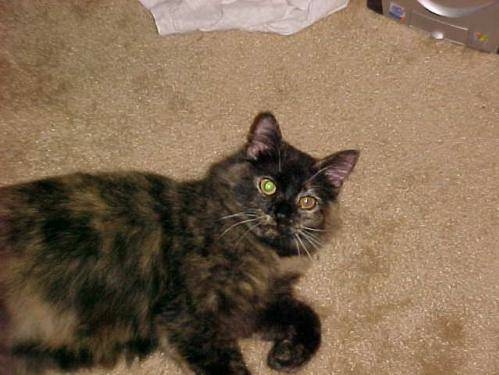
#> input picture Card 20/Seção 5 - aula/archive/test_set/test_set/cats/cat.4004.jpg, 499 x 375 px, given in place of the camera
$ python main_aula.py
#> lines starting #> are read from the running program, lines starting #| are printed output that depends on the picture; after the words box and inside, x2 and y2 are one past the last pixel; in counts of white or black regions, pixels touching at a corner belong together
#Importação das bibliotecas
import cv2
import numpy as np

#Instanciação da webcam
cap = cv2.VideoCapture(0)

#loop infinito para webcam ficar aberta
while True:
    _, frame = cap.read()
#> frame is the input picture: shape (375, 499, 3); mean B, G, R 80.8, 104.1, 126.2
    hsv_frame = cv2.cvtColor(frame,cv2.COLOR_BGR2HSV)
#> hsv_frame: shape (375, 499, 3); mean H, S, V 18.8, 99.6, 126.5

    #Cor vermelha
    low_red = np.array([161, 155, 84])
    high_red = np.array([179, 255, 255])
    red_mask = cv2.inRange(hsv_frame, low_red, high_red)
#> red_mask: shape (375, 499); every value is 0
    red = cv2.bitwise_and(frame, frame, mask = red_mask)
#> red: shape (375, 499, 3); every value is 0

    #Cor azul
    low_blue = np.array([95,80,2])
    high_blue = np.array([126,255,255])
    blue_mask = cv2.inRange(hsv_frame, low_blue, high_blue)
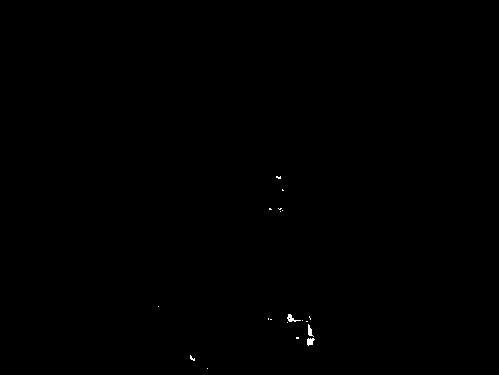
#> blue_mask: shape (375, 499); 0.1% white; 19 white regions (16 under 20 px), largest, box (x1, y1, x2, y2) and area: (287, 314, 301, 322) 46, (307, 338, 315, 346) 44, (308, 324, 314, 337) 39
    blue = cv2.bitwise_and(frame, frame, mask = blue_mask)

    #Cor verde
    low_green = np.array([25,52,72])
    high_green = np.array([102,255,255])
    gren_mask = cv2.inRange(hsv_frame, low_green, high_green)
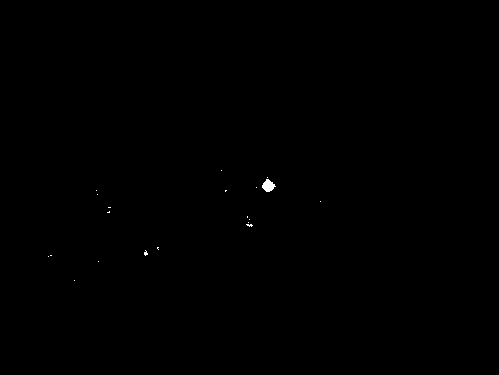
#> gren_mask: shape (375, 499); 0.09% white; 20 white regions (19 under 20 px), largest, box (x1, y1, x2, y2) and area: (262, 179, 276, 192) 114
    green = cv2.bitwise_and(frame, frame, mask = gren_mask)

    #Todas as cores exceto branco
    low = np.array([0,42,0])
    high = np.array([179,255,255])
    mask = cv2.inRange(hsv_frame, low, high)
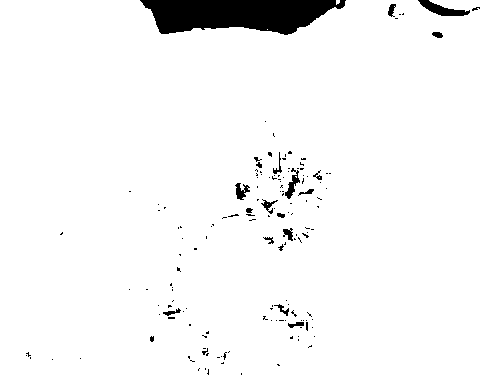
#> mask: shape (375, 499); 96.2% white; 154 black regions (135 under 20 px), largest, box (x1, y1, x2, y2) and area: (140, 0, 346, 35) 5201, (418, 0, 470, 16) 366, (285, 168, 300, 199) 174
    result = cv2.bitwise_and(frame, frame, mask = mask)
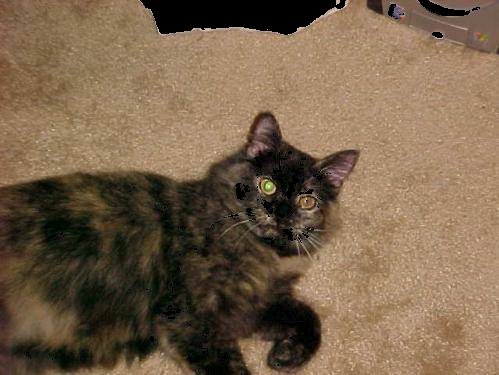
#> result: shape (375, 499, 3); mean B, G, R 75, 98.2, 119.8

    cv2.imshow("Frame", frame)
    cv2.imshow("Resultado sem branco", result)

    key = cv2.waitKey(1)
#> (key Esc is pressed here)
    if key == 27:
         break

$ run again, on Card 20/Seção 5 - aula/archive/test_set/test_set/cats/cat.4005.jpg
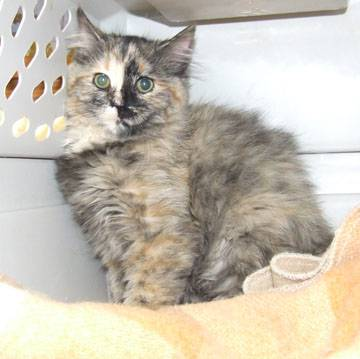
#> input picture Card 20/Seção 5 - aula/archive/test_set/test_set/cats/cat.4005.jpg, 360 x 359 px, given in place of the camera
#> frame is the input picture: shape (359, 360, 3); mean B, G, R 178.4, 191.8, 198.8
#> hsv_frame: shape (359, 360, 3); mean H, S, V 39, 29.9, 200.1
#> red_mask: shape (359, 360); every value is 0
#> red: shape (359, 360, 3); every value is 0
#> blue_mask: shape (359, 360); 0% white in thin lines or dots, all inside (x1, y1, x2, y2) = (146, 81, 147, 82)
#> `gren_mask = cv2.inRange(hsv_frame, low_green, high_green)`:
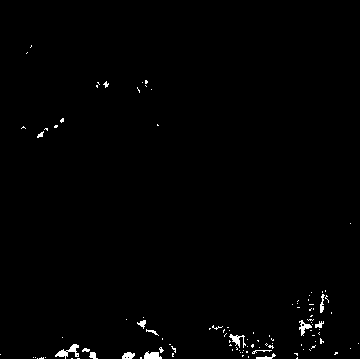
#> gren_mask: shape (359, 360); 0.92% white; 108 white regions (93 under 20 px), largest, box (x1, y1, x2, y2) and area: (55, 344, 79, 359) 144, (144, 351, 162, 359) 105, (229, 334, 246, 348) 95
#> mask: shape (359, 360); 29.5% white; 195 white regions (150 under 20 px), largest, box (x1, y1, x2, y2) and area: (32, 106, 360, 359) 29387, (145, 109, 226, 236) 3166, (67, 73, 92, 125) 519
#> `result = cv2.bitwise_and(frame, frame, mask = mask)`:
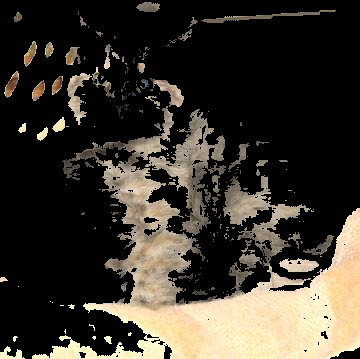
#> result: shape (359, 360, 3); mean B, G, R 45.3, 54.5, 59.7

$ run again, on Card 20/Seção 5 - aula/archive/test_set/test_set/cats/cat.4006.jpg
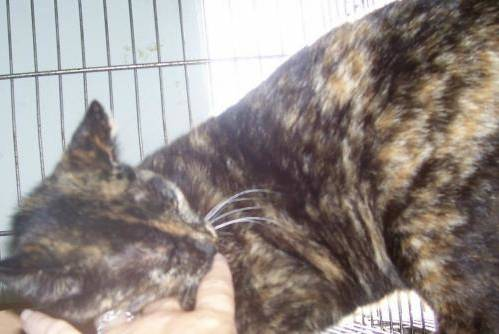
#> input picture Card 20/Seção 5 - aula/archive/test_set/test_set/cats/cat.4006.jpg, 499 x 334 px, given in place of the camera
#> frame is the input picture: shape (334, 499, 3); mean B, G, R 136.3, 140.4, 149
#> hsv_frame: shape (334, 499, 3); mean H, S, V 57.6, 40.4, 152.3
#> red_mask: shape (334, 499); every value is 0
#> red: shape (334, 499, 3); every value is 0
#> gren_mask: shape (334, 499); 0.02% white in thin lines or dots, all inside (x1, y1, x2, y2) = (375, 14, 495, 254)
#> `mask = cv2.inRange(hsv_frame, low, high)`:
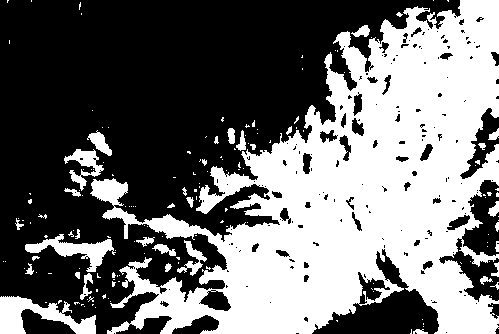
#> mask: shape (334, 499); 43.2% white; 167 white regions (130 under 20 px), largest, box (x1, y1, x2, y2) and area: (90, 0, 499, 334) 65580, (0, 296, 96, 334) 1795, (25, 234, 116, 272) 1176
#> `result = cv2.bitwise_and(frame, frame, mask = mask)`:
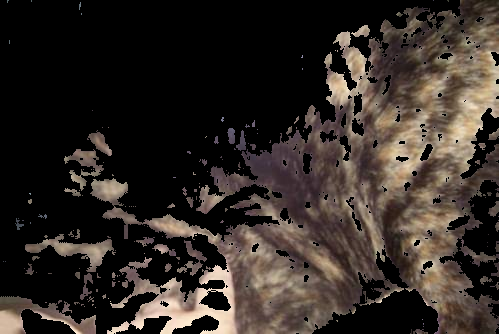
#> result: shape (334, 499, 3); mean B, G, R 38.2, 43.1, 50.7

$ run again, on Card 20/Seção 5 - aula/archive/test_set/test_set/cats/cat.4010.jpg
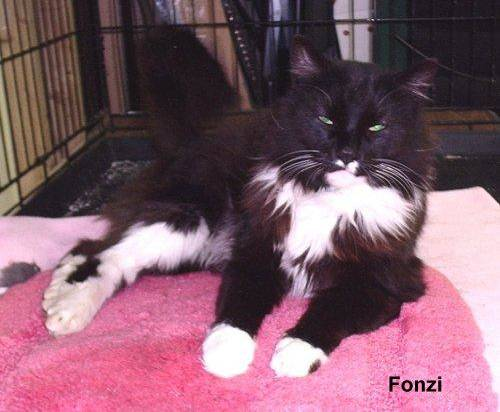
#> input picture Card 20/Seção 5 - aula/archive/test_set/test_set/cats/cat.4010.jpg, 500 x 412 px, given in place of the camera
#> frame is the input picture: shape (412, 500, 3); mean B, G, R 106.6, 91.9, 129.4
#> hsv_frame: shape (412, 500, 3); mean H, S, V 138.7, 75.7, 130.1
#> `red_mask = cv2.inRange(hsv_frame, low_red, high_red)`:
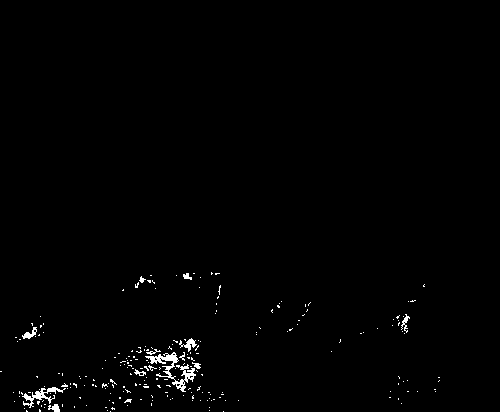
#> red_mask: shape (412, 500); 0.94% white in thin lines or dots, all inside (x1, y1, x2, y2) = (0, 272, 440, 412)
#> blue_mask: shape (412, 500); 0.15% white in thin lines or dots, all inside (x1, y1, x2, y2) = (40, 0, 402, 313)
#> gren_mask: shape (412, 500); 0.06% white; 17 white regions (15 under 20 px), largest, box (x1, y1, x2, y2) and area: (0, 122, 9, 133) 55, (0, 93, 4, 103) 24
#> mask: shape (412, 500); 80.8% white; 475 black regions (381 under 20 px), largest, box (x1, y1, x2, y2) and area: (415, 141, 500, 412) 9754, (273, 160, 422, 263) 7526, (44, 222, 215, 335) 6904
#> `result = cv2.bitwise_and(frame, frame, mask = mask)`:
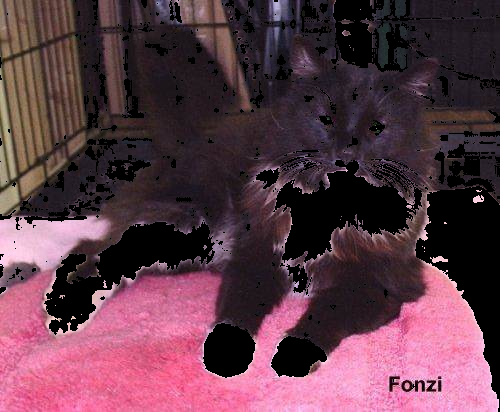
#> result: shape (412, 500, 3); mean B, G, R 72.3, 59.1, 93.7
